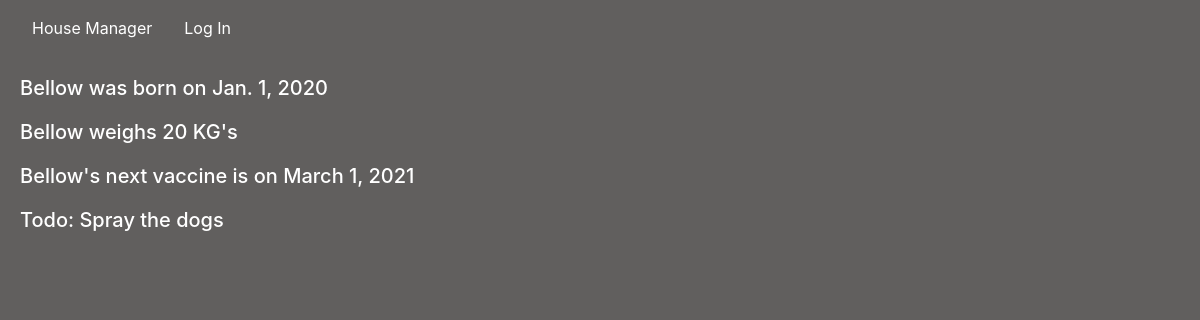
Page /dogs/Bellow on the committed database.
### housemanager/models.py (models this page shows, shortened)
class Dogs(models.Model):
    dog_name = models.CharField(max_length=200)
    dog_birthdate = models.DateField(auto_now=False, auto_now_add=False)
    dog_weight = models.IntegerField(default=0)
    def __str__(self):
        return f"{self.dog_name}"

class Vaccine(models.Model):
    vaccine_dog = models.ForeignKey(Dogs, on_delete=models.CASCADE)
    vaccine_type = models.CharField(max_length=200)
    vaccine_lastdate = models.DateField(auto_now=False, auto_now_add=False)
    vaccine_duedate = models.DateField(auto_now=False, auto_now_add=False)

class Todo(models.Model):
    todo = models.CharField(max_length = 200)
    done = models.BooleanField(default=False)
    todo_date = models.DateField(default=datetime.now, blank=True)
    dogs_todo = models.ManyToManyField(Dogs, related_name="Dogs_todo", blank=True)
    baby_todo = models.ManyToManyField(Baby, related_name="Baby_todo", blank=True)

### housemanager/views.py (the view)
# urls.py: path("dogs/<str:name>", views.dog_name, name="dog_name"),
def dog_name(request, name):
    dog_details = Dogs.objects.filter(dog_name=name)
    dog_id = Dogs.objects.get(dog_name = name)
    all_dogs = Dogs.objects.all()
    dog_todo = Todo.objects.filter(dogs_todo=dog_id)
    try:
        dog_vac = Vaccine.objects.get(vaccine_dog = dog_id)
        return render(request, "housemanager/dog_name.html", {
        "dog_details": dog_details,
        "vaccine": dog_vac,
        "dog_todo": dog_todo
    })
    except:
        return render(request, "housemanager/dog_name.html", {
        "dog_details": dog_details,
        "dog_todo": dog_todo
        })

### housemanager/templates/housemanager/dog_name.html
{% extends "housemanager/layout.html" %}
{% block body %}
    {% for dog_details in dog_details%}
        <h5>{{dog_details.dog_name}} was born on {{dog_details.dog_birthdate}}</h5>
        <h5>{{dog_details.dog_name}} weighs {{dog_details.dog_weight}} KG's</h5>
    {% endfor %}
    {% if vaccine %}
        <h5>{{vaccine.vaccine_dog}}'s next vaccine is on {{vaccine.vaccine_duedate}}</h5>
    {% endif %}
<div>
    {% for dog_todo in dog_todo %}
        <h5><a href="{% url 'todo'  %}">Todo: {{dog_todo.todo}}</a></h5>
    {% endfor %}
</div>
{% endblock %}

### housemanager/static/housemanager/styles.css (style rules this page uses)
html, body { background-color: #615f5e; margin: 0; padding: 0; display: block; }
h5, h6 { color: white; margin: 20px; }
a { color: white; }

### rows in the picture
Dogs: dog_name "Bellow", dog_birthdate "Jan. 1, 2020", dog_weight "20"
Vaccine: vaccine_dog "Bellow", vaccine_duedate "March 1, 2021"
Todo: todo "Spray the dogs"
